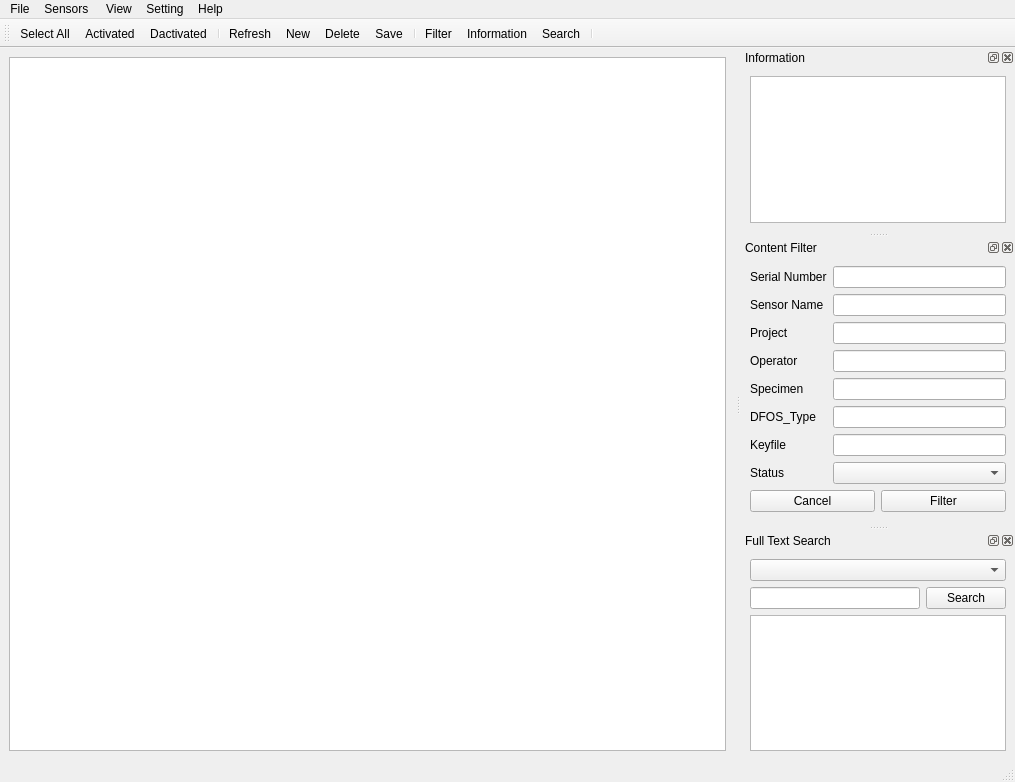
<?xml version="1.0" encoding="UTF-8"?>
<ui version="4.0">
 <class>MainWindow</class>
 <widget class="QMainWindow" name="MainWindow">
  <property name="geometry">
   <rect>
    <x>0</x>
    <y>0</y>
    <width>1015</width>
    <height>782</height>
   </rect>
  </property>
  <property name="windowTitle">
   <string>fosKeyMan</string>
  </property>
  <widget class="QWidget" name="centralwidget">
   <layout class="QVBoxLayout" name="verticalLayout_2" stretch="0">
    <item>
     <widget class="QTableWidget" name="tableWidget">
      <property name="toolTip">
       <string/>
      </property>
      <property name="sizeAdjustPolicy">
       <enum>QAbstractScrollArea::SizeAdjustPolicy::AdjustIgnored</enum>
      </property>
     </widget>
    </item>
   </layout>
  </widget>
  <widget class="QStatusBar" name="statusbar"/>
  <widget class="QToolBar" name="toolBar">
   <property name="windowTitle">
    <string>toolBar</string>
   </property>
   <property name="toolTip">
    <string>Tools</string>
   </property>
   <attribute name="toolBarArea">
    <enum>TopToolBarArea</enum>
   </attribute>
   <attribute name="toolBarBreak">
    <bool>false</bool>
   </attribute>
   <addaction name="actionSelectAll"/>
   <addaction name="actionActive"/>
   <addaction name="actionDeactive"/>
   <addaction name="separator"/>
   <addaction name="actionRefresh"/>
   <addaction name="actionNew"/>
   <addaction name="actionDelete"/>
   <addaction name="actionSaveChange"/>
   <addaction name="separator"/>
   <addaction name="actionFilter"/>
   <addaction name="actionInformation"/>
   <addaction name="actionSearch"/>
   <addaction name="separator"/>
  </widget>
  <widget class="QDockWidget" name="infoDockWidget">
   <property name="minimumSize">
    <size>
     <width>79</width>
     <height>100</height>
    </size>
   </property>
   <property name="maximumSize">
    <size>
     <width>524287</width>
     <height>524287</height>
    </size>
   </property>
   <property name="toolTip">
    <string>Display more details about the selected item</string>
   </property>
   <property name="windowTitle">
    <string>Information</string>
   </property>
   <attribute name="dockWidgetArea">
    <number>2</number>
   </attribute>
   <widget class="QWidget" name="dockWidgetContents">
    <layout class="QVBoxLayout" name="verticalLayout_3">
     <item>
      <widget class="QTextBrowser" name="infoTextBrowser">
       <property name="toolTip">
        <string>More information about the selected record</string>
       </property>
      </widget>
     </item>
    </layout>
   </widget>
  </widget>
  <widget class="QDockWidget" name="filterDockWidget">
   <property name="minimumSize">
    <size>
     <width>189</width>
     <height>287</height>
    </size>
   </property>
   <property name="maximumSize">
    <size>
     <width>524287</width>
     <height>524287</height>
    </size>
   </property>
   <property name="toolTip">
    <string>Filter content based on specified criteria</string>
   </property>
   <property name="windowTitle">
    <string>Content Filter</string>
   </property>
   <attribute name="dockWidgetArea">
    <number>2</number>
   </attribute>
   <widget class="QWidget" name="dockWidgetContents_2">
    <layout class="QVBoxLayout" name="verticalLayout">
     <item>
      <layout class="QFormLayout" name="formLayout">
       <item row="0" column="0">
        <widget class="QLabel" name="serialNumberLabel">
         <property name="toolTip">
          <string>Serial Number</string>
         </property>
         <property name="statusTip">
          <string/>
         </property>
         <property name="whatsThis">
          <string/>
         </property>
         <property name="accessibleName">
          <string/>
         </property>
         <property name="accessibleDescription">
          <string/>
         </property>
         <property name="text">
          <string>Serial Number</string>
         </property>
        </widget>
       </item>
       <item row="0" column="1">
        <widget class="QLineEdit" name="serialNumberLineEdit">
         <property name="toolTip">
          <string>Enter serial number to filter</string>
         </property>
        </widget>
       </item>
       <item row="1" column="0">
        <widget class="QLabel" name="nameLabel">
         <property name="toolTip">
          <string>Sensor Name</string>
         </property>
         <property name="accessibleName">
          <string/>
         </property>
         <property name="accessibleDescription">
          <string/>
         </property>
         <property name="text">
          <string>Sensor Name</string>
         </property>
        </widget>
       </item>
       <item row="1" column="1">
        <widget class="QLineEdit" name="nameLineEdit">
         <property name="toolTip">
          <string>Enter name to filter</string>
         </property>
        </widget>
       </item>
       <item row="2" column="0">
        <widget class="QLabel" name="projectLabel">
         <property name="toolTip">
          <string>Project</string>
         </property>
         <property name="accessibleName">
          <string/>
         </property>
         <property name="accessibleDescription">
          <string/>
         </property>
         <property name="text">
          <string>Project</string>
         </property>
        </widget>
       </item>
       <item row="2" column="1">
        <widget class="QLineEdit" name="projectLineEdit">
         <property name="toolTip">
          <string>Enter project name to filter</string>
         </property>
        </widget>
       </item>
       <item row="3" column="0">
        <widget class="QLabel" name="operatorLabel">
         <property name="toolTip">
          <string>Operator</string>
         </property>
         <property name="accessibleName">
          <string/>
         </property>
         <property name="accessibleDescription">
          <string/>
         </property>
         <property name="text">
          <string>Operator</string>
         </property>
        </widget>
       </item>
       <item row="3" column="1">
        <widget class="QLineEdit" name="operatorLineEdit">
         <property name="toolTip">
          <string>Enter operator name to filter</string>
         </property>
        </widget>
       </item>
       <item row="4" column="0">
        <widget class="QLabel" name="specimenLabel">
         <property name="toolTip">
          <string>Specimen</string>
         </property>
         <property name="accessibleName">
          <string/>
         </property>
         <property name="accessibleDescription">
          <string/>
         </property>
         <property name="text">
          <string>Specimen</string>
         </property>
        </widget>
       </item>
       <item row="4" column="1">
        <widget class="QLineEdit" name="specimenLineEdit">
         <property name="toolTip">
          <string>Enter specimen name to filter</string>
         </property>
        </widget>
       </item>
       <item row="5" column="0">
        <widget class="QLabel" name="dfosTypeLabel">
         <property name="toolTip">
          <string>DFOS Type</string>
         </property>
         <property name="accessibleName">
          <string/>
         </property>
         <property name="accessibleDescription">
          <string/>
         </property>
         <property name="text">
          <string>DFOS_Type</string>
         </property>
        </widget>
       </item>
       <item row="5" column="1">
        <widget class="QLineEdit" name="dFOS_TypeLineEdit">
         <property name="toolTip">
          <string>Enter DFOS type to filter</string>
         </property>
        </widget>
       </item>
       <item row="6" column="0">
        <widget class="QLabel" name="keyfileLabel">
         <property name="toolTip">
          <string>Keyfile</string>
         </property>
         <property name="accessibleName">
          <string/>
         </property>
         <property name="accessibleDescription">
          <string/>
         </property>
         <property name="text">
          <string>Keyfile</string>
         </property>
        </widget>
       </item>
       <item row="6" column="1">
        <widget class="QLineEdit" name="keyfileLineEdit">
         <property name="toolTip">
          <string>Enter keyfile name to filter</string>
         </property>
        </widget>
       </item>
       <item row="7" column="0">
        <widget class="QLabel" name="stateLabel">
         <property name="toolTip">
          <string>Status</string>
         </property>
         <property name="text">
          <string>Status</string>
         </property>
        </widget>
       </item>
       <item row="7" column="1">
        <widget class="QComboBox" name="stateComboBox">
         <property name="toolTip">
          <string>Select keyfile status to filter</string>
         </property>
        </widget>
       </item>
      </layout>
     </item>
     <item>
      <layout class="QHBoxLayout" name="horizontalLayout">
       <item>
        <widget class="QPushButton" name="cancelButton">
         <property name="toolTip">
          <string>Clear filter and reset</string>
         </property>
         <property name="text">
          <string>Cancel</string>
         </property>
        </widget>
       </item>
       <item>
        <widget class="QPushButton" name="filterButton">
         <property name="toolTip">
          <string>Apply filter based on the entered criteria</string>
         </property>
         <property name="text">
          <string>Filter</string>
         </property>
        </widget>
       </item>
      </layout>
     </item>
     <item>
      <spacer name="verticalSpacer">
       <property name="orientation">
        <enum>Qt::Orientation::Vertical</enum>
       </property>
       <property name="sizeHint" stdset="0">
        <size>
         <width>20</width>
         <height>40</height>
        </size>
       </property>
      </spacer>
     </item>
    </layout>
   </widget>
  </widget>
  <widget class="QMenuBar" name="menuBar">
   <property name="geometry">
    <rect>
     <x>0</x>
     <y>0</y>
     <width>1015</width>
     <height>33</height>
    </rect>
   </property>
   <widget class="QMenu" name="menuFile">
    <property name="title">
     <string>File</string>
    </property>
    <addaction name="actionSaveChange"/>
    <addaction name="actionRefresh"/>
    <addaction name="actionExit"/>
   </widget>
   <widget class="QMenu" name="menuHelp">
    <property name="title">
     <string>Help</string>
    </property>
    <addaction name="actionDocumentation"/>
    <addaction name="actionAbout"/>
   </widget>
   <widget class="QMenu" name="menuView">
    <property name="title">
     <string>View</string>
    </property>
    <addaction name="actionInformation"/>
    <addaction name="actionFilter"/>
    <addaction name="actionSearch"/>
   </widget>
   <widget class="QMenu" name="menuSetting">
    <property name="title">
     <string>Setting</string>
    </property>
    <widget class="QMenu" name="menuLanguage">
     <property name="title">
      <string>Language</string>
     </property>
     <addaction name="actionGerman"/>
     <addaction name="actionEnglish"/>
    </widget>
    <addaction name="actionOpen"/>
    <addaction name="menuLanguage"/>
   </widget>
   <widget class="QMenu" name="menuSensors">
    <property name="title">
     <string>Sensors </string>
    </property>
    <addaction name="actionUSBLoad"/>
    <addaction name="actionExportKeyfiles"/>
    <addaction name="actionSaveAsJson"/>
    <addaction name="actionRenameSensor"/>
   </widget>
   <addaction name="menuFile"/>
   <addaction name="menuSensors"/>
   <addaction name="menuView"/>
   <addaction name="menuSetting"/>
   <addaction name="menuHelp"/>
  </widget>
  <widget class="QDockWidget" name="searchDockWidget">
   <property name="minimumSize">
    <size>
     <width>146</width>
     <height>159</height>
    </size>
   </property>
   <property name="toolTip">
    <string>Full Text Search</string>
   </property>
   <property name="windowTitle">
    <string>Full Text Search</string>
   </property>
   <attribute name="dockWidgetArea">
    <number>2</number>
   </attribute>
   <widget class="QWidget" name="dockWidgetContents_3">
    <layout class="QVBoxLayout" name="verticalLayout_4">
     <item>
      <widget class="QComboBox" name="searchComboBox">
       <property name="toolTip">
        <string>Select Search Keyfile</string>
       </property>
      </widget>
     </item>
     <item>
      <layout class="QHBoxLayout" name="horizontalLayout_2">
       <item>
        <widget class="QLineEdit" name="searchLineEdit">
         <property name="toolTip">
          <string>Search</string>
         </property>
         <property name="text">
          <string/>
         </property>
        </widget>
       </item>
       <item>
        <widget class="QPushButton" name="searchPushButton">
         <property name="toolTip">
          <string>Full text seach in selected keyfile</string>
         </property>
         <property name="text">
          <string>Search</string>
         </property>
        </widget>
       </item>
      </layout>
     </item>
     <item>
      <widget class="QTextBrowser" name="searchTextBrowser">
       <property name="toolTip">
        <string>Search Result</string>
       </property>
      </widget>
     </item>
    </layout>
   </widget>
  </widget>
  <action name="actionNew">
   <property name="icon">
    <iconset resource="../toolicons.qrc">
     <normaloff>:/icons/icons/createnew.svg</normaloff>:/icons/icons/createnew.svg</iconset>
   </property>
   <property name="text">
    <string>New</string>
   </property>
   <property name="toolTip">
    <string>New row</string>
   </property>
  </action>
  <action name="actionEnglish">
   <property name="text">
    <string>English</string>
   </property>
  </action>
  <action name="actionGerman">
   <property name="text">
    <string>German</string>
   </property>
  </action>
  <action name="actionDocumentation">
   <property name="text">
    <string>Documentation</string>
   </property>
  </action>
  <action name="actionAbout">
   <property name="text">
    <string>About</string>
   </property>
  </action>
  <action name="actionExit">
   <property name="text">
    <string>Exit</string>
   </property>
  </action>
  <action name="actionDelete">
   <property name="icon">
    <iconset resource="../toolicons.qrc">
     <normaloff>:/icons/icons/delete.svg</normaloff>:/icons/icons/delete.svg</iconset>
   </property>
   <property name="text">
    <string>Delete</string>
   </property>
   <property name="toolTip">
    <string>Delete row</string>
   </property>
  </action>
  <action name="actionSaveChange">
   <property name="icon">
    <iconset resource="../toolicons.qrc">
     <normaloff>:/icons/icons/savechange.svg</normaloff>:/icons/icons/savechange.svg</iconset>
   </property>
   <property name="text">
    <string>Save</string>
   </property>
   <property name="toolTip">
    <string>Save Change</string>
   </property>
  </action>
  <action name="actionRefresh">
   <property name="icon">
    <iconset resource="../toolicons.qrc">
     <normaloff>:/icons/icons/refresh.svg</normaloff>:/icons/icons/refresh.svg</iconset>
   </property>
   <property name="text">
    <string>Refresh</string>
   </property>
   <property name="toolTip">
    <string>Refresh</string>
   </property>
  </action>
  <action name="actionActive">
   <property name="icon">
    <iconset resource="../toolicons.qrc">
     <normaloff>:/icons/icons/active.svg</normaloff>:/icons/icons/active.svg</iconset>
   </property>
   <property name="text">
    <string>Activated</string>
   </property>
   <property name="toolTip">
    <string>Actived</string>
   </property>
  </action>
  <action name="actionSelectAll">
   <property name="icon">
    <iconset resource="../toolicons.qrc">
     <normaloff>:/icons/icons/checkall.svg</normaloff>:/icons/icons/checkall.svg</iconset>
   </property>
   <property name="text">
    <string>Select All</string>
   </property>
   <property name="toolTip">
    <string>Select All</string>
   </property>
  </action>
  <action name="actionFilter">
   <property name="checkable">
    <bool>true</bool>
   </property>
   <property name="icon">
    <iconset resource="../toolicons.qrc">
     <normaloff>:/icons/icons/filter.svg</normaloff>:/icons/icons/filter.svg</iconset>
   </property>
   <property name="text">
    <string>Filter</string>
   </property>
   <property name="toolTip">
    <string>Filter</string>
   </property>
   <property name="iconVisibleInMenu">
    <bool>false</bool>
   </property>
  </action>
  <action name="actionOpen">
   <property name="text">
    <string>Connection Settings</string>
   </property>
  </action>
  <action name="actionInformation">
   <property name="checkable">
    <bool>true</bool>
   </property>
   <property name="icon">
    <iconset resource="../toolicons.qrc">
     <normaloff>:/icons/icons/information.svg</normaloff>:/icons/icons/information.svg</iconset>
   </property>
   <property name="text">
    <string>Information</string>
   </property>
   <property name="toolTip">
    <string>More information</string>
   </property>
   <property name="iconVisibleInMenu">
    <bool>false</bool>
   </property>
  </action>
  <action name="actionDeactive">
   <property name="icon">
    <iconset resource="../toolicons.qrc">
     <normaloff>:/icons/icons/deactive.svg</normaloff>:/icons/icons/deactive.svg</iconset>
   </property>
   <property name="text">
    <string>Dactivated</string>
   </property>
   <property name="toolTip">
    <string>Deactived</string>
   </property>
  </action>
  <action name="actionSearch">
   <property name="checkable">
    <bool>true</bool>
   </property>
   <property name="icon">
    <iconset resource="../toolicons.qrc">
     <normaloff>:/icons/icons/search.svg</normaloff>:/icons/icons/search.svg</iconset>
   </property>
   <property name="text">
    <string>Search</string>
   </property>
   <property name="toolTip">
    <string>Full Text Search</string>
   </property>
   <property name="iconVisibleInMenu">
    <bool>false</bool>
   </property>
  </action>
  <action name="actionRenameSensor">
   <property name="text">
    <string>Rename Sensor</string>
   </property>
   <property name="toolTip">
    <string>Rename Sensor Name</string>
   </property>
  </action>
  <action name="actionUSBLoad">
   <property name="text">
    <string>Load from USB</string>
   </property>
   <property name="toolTip">
    <string>Load Key Files from USB</string>
   </property>
  </action>
  <action name="actionExportKeyfiles">
   <property name="text">
    <string>Export Keyfiles</string>
   </property>
  </action>
  <action name="actionSaveAsJson">
   <property name="text">
    <string>Save as json</string>
   </property>
  </action>
 </widget>
 <resources>
  <include location="../toolicons.qrc"/>
 </resources>
 <connections/>
</ui>
